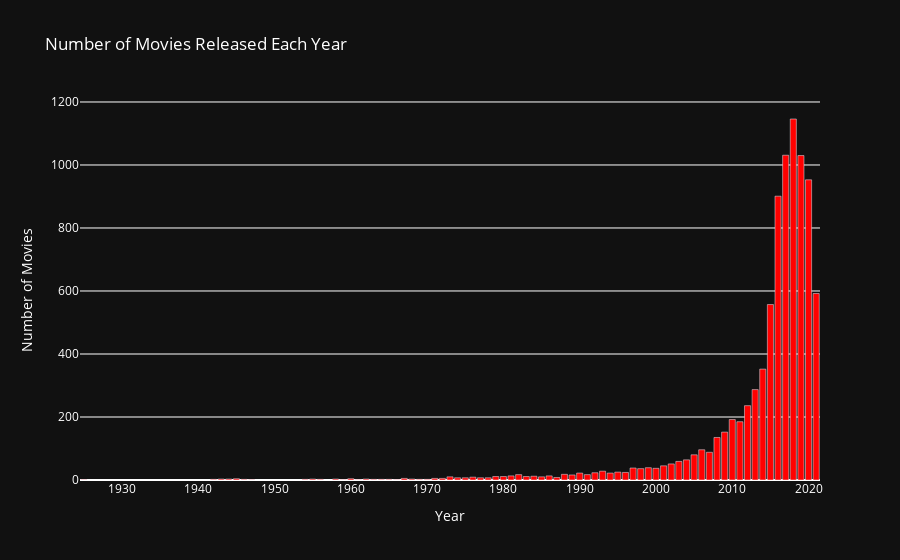

The code cell stored with this chart in its notebook:
### Code cell
import plotly.graph_objects as go

movie_counts = df['release_year'].value_counts().sort_index()

fig = go.Figure(data=go.Bar(x=movie_counts.index, y=movie_counts.values))
fig.update_layout(
    plot_bgcolor='rgb(17, 17, 17)',  
    paper_bgcolor='rgb(17, 17, 17)',  
    font_color='white', 
    title='Number of Movies Released Each Year',  
    xaxis=dict(title='Year'),  
    yaxis=dict(title='Number of Movies')
)
fig.update_traces(marker_color='red')
fig.show()

### Figure 1 — Plotly figure (JSON) as saved in the notebook; plotly's stock layout.template omitted (floating-point values rounded to 4 significant figures)
{"data": [{"marker": {"color": "red"}, "type": "bar", "x": [1925, 1942, 1943, 1944, 1945, 1946, 1947, 1954, 1955, 1956, 1958, 1959, 1960, 1961, 1962, 1963, 1964, 1965, 1966, 1967, 1968, 1969, 1970, 1971, 1972, 1973, 1974, 1975, 1976, 1977, 1978, 1979, 1980, 1981, 1982, 1983, 1984, 1985, 1986, 1987, 1988, 1989, 1990, 1991, 1992, 1993, 1994, 1995, 1996, 1997, 1998, 1999, 2000, 2001, 2002, 2003, 2004, 2005, 2006, 2007, 2008, 2009, 2010, 2011, 2012, 2013, 2014, 2015, 2016, 2017, 2018, 2019, 2020, 2021], "y": [1, 2, 3, 3, 4, 2, 1, 2, 3, 2, 3, 1, 4, 1, 3, 2, 2, 2, 1, 5, 3, 2, 2, 5, 5, 10, 7, 7, 9, 7, 7, 11, 11, 13, 17, 11, 12, 10, 13, 8, 18, 16, 22, 17, 23, 28, 22, 25, 24, 38, 36, 39, 37, 45, 51, 59, 64, 80, 96, 88, 135, 152, 192, 185, 236, 287, 352, 557, 901, 1031, 1146, 1030, 953, 592]}], "layout": {"font": {"color": "white"}, "paper_bgcolor": "rgb(17, 17, 17)", "plot_bgcolor": "rgb(17, 17, 17)", "title": {"text": "Number of Movies Released Each Year"}, "xaxis": {"title": {"text": "Year"}}, "yaxis": {"title": {"text": "Number of Movies"}}}}
